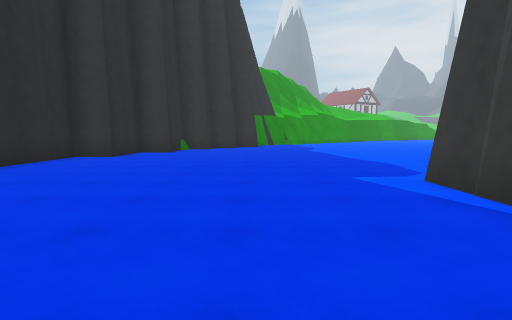
view 1 (above)

16 first-person views from a walk through a 3-D level made in the Unity game engine. The camera is 1.3 m above the floor, tilts 6° down and sees 80° across. The floor is counted in squares, 2 m on a side. Each view is taken from the middle of a square. On the plan, view 1 faces up. The plan holds only what a view shows up to about 10 squares ahead; the rest is blank. The place goes on beyond the plan. The player character is not drawn. Surface patterns are stand-ins for the level's own textures.

view 2
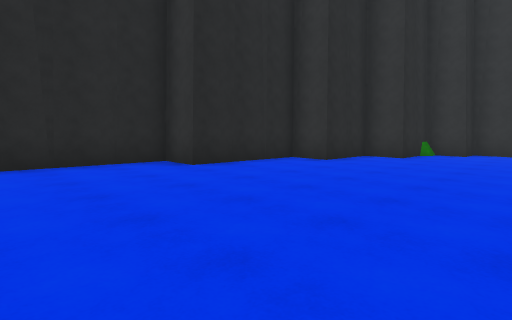

view 3
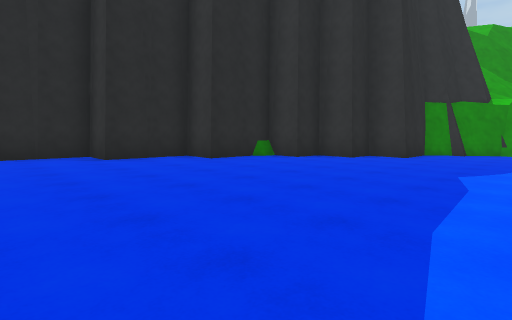

view 4
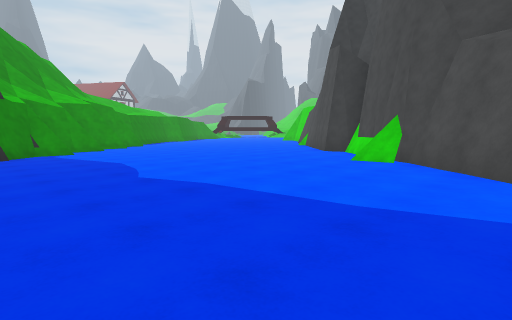

view 5
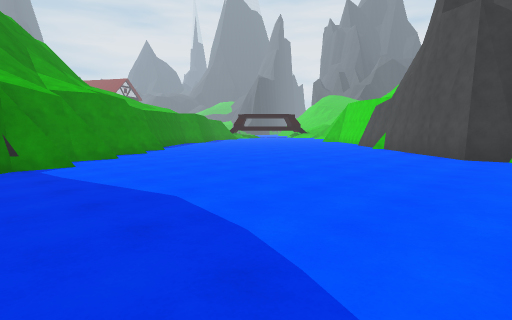

view 6
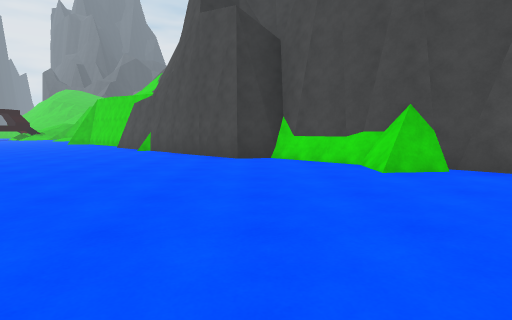

view 7
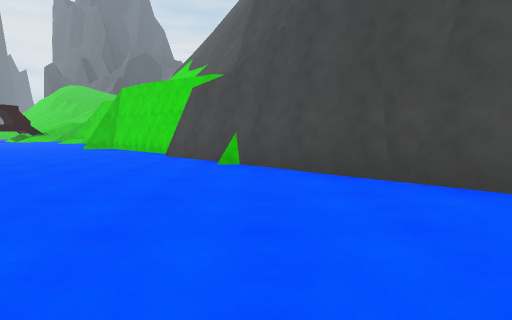

view 8
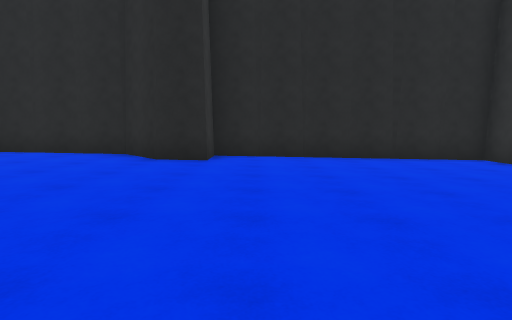

view 9
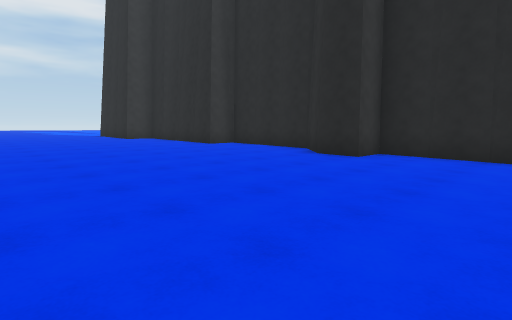

view 10
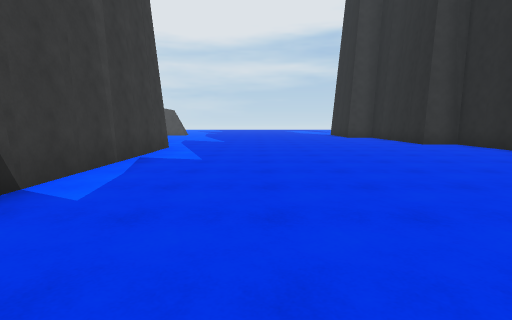

view 11
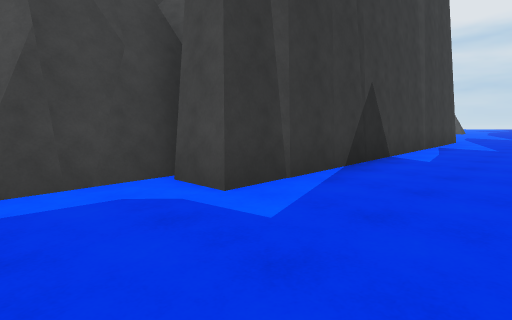

view 12
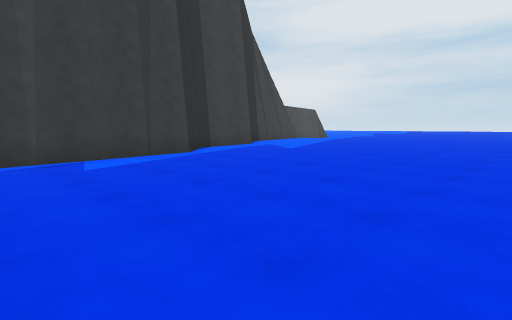

view 13
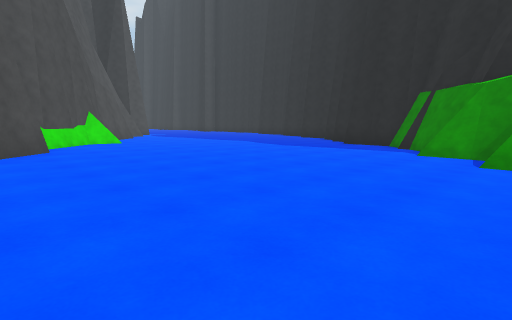

view 14
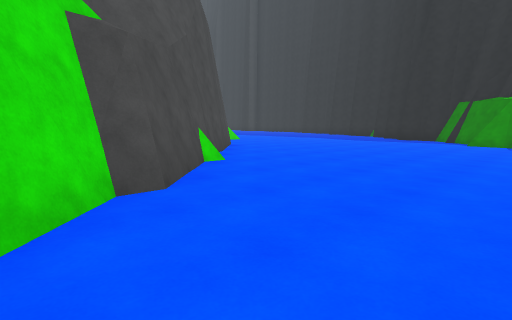

view 15
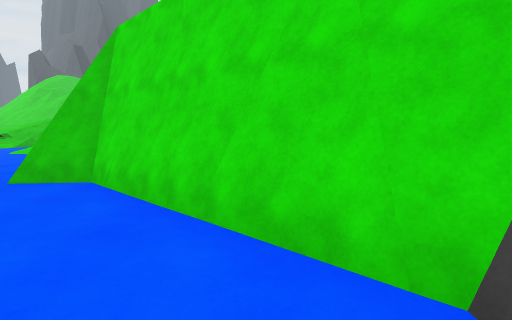

view 16
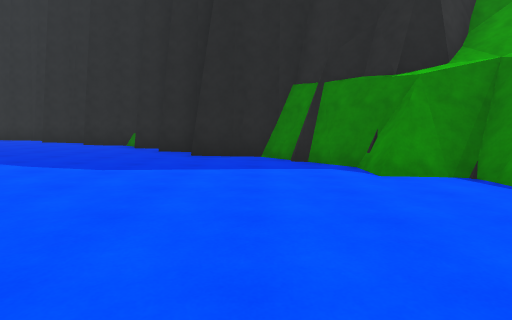

### Floor plan
Key: @ floor where view 1 was taken; # wall or solid block; . main floor; : floor 0.25 m higher than the main floor; - floor 0.25 m lower than the main floor; + floor 0.5 m higher than the main floor; * floor 0.75 m higher than the main floor; / step, stairs or slope; v drop or lower ground.
Columns run from 6 left of view 1 to 17 right of it. Each row starts with its distance up from view 1.
 20         #v#------------#
 19         ###-----------##
 18        ##------------##
 17       ##.........../##
 16       #.........../#
 15      ##..........##
 14     ##..........##
 13    ##..........##
 12    #...........#
 11   ##..........#
 10   #::::::::::#
  9   #:::::::::#
  8  ##:::::::::#
  7  #:::::::::#
  6  #::::::::#
  5 ##::::::::#
  4 #::::::::##
  3 #+++++++#
  2 #+++++++#
  1 #+++++++#
  0 #+++++@+#
 -1 ##++++++#
 -2 ##++++++#
 -3 #+++++++#
 -4 #*******#
 -5 #********#
 -6 ##*******#

Positions as (right, up) in squares from view 1, and headings:
1: (0, 0), facing up
2: (0, 2), facing up-left
3: (3, 6), facing up-left
4: (0, 7), facing up-right
5: (1, 11), facing up-right
6: (2, 12), facing right
7: (6, 15), facing right
8: (1, 0), facing left
9: (1, 2), facing down-left
10: (0, 3), facing down
11: (0, 6), facing down-right
12: (-4, -1), facing down-right
13: (10, 20), facing down-left
14: (15, 20), facing down-left
15: (13, 18), facing right
16: (7, 16), facing left
